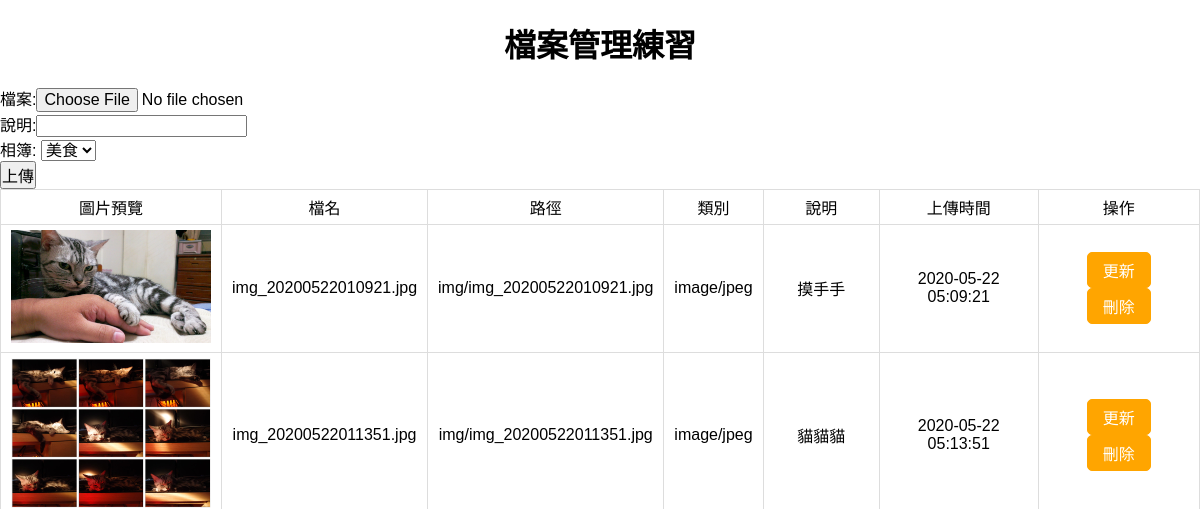
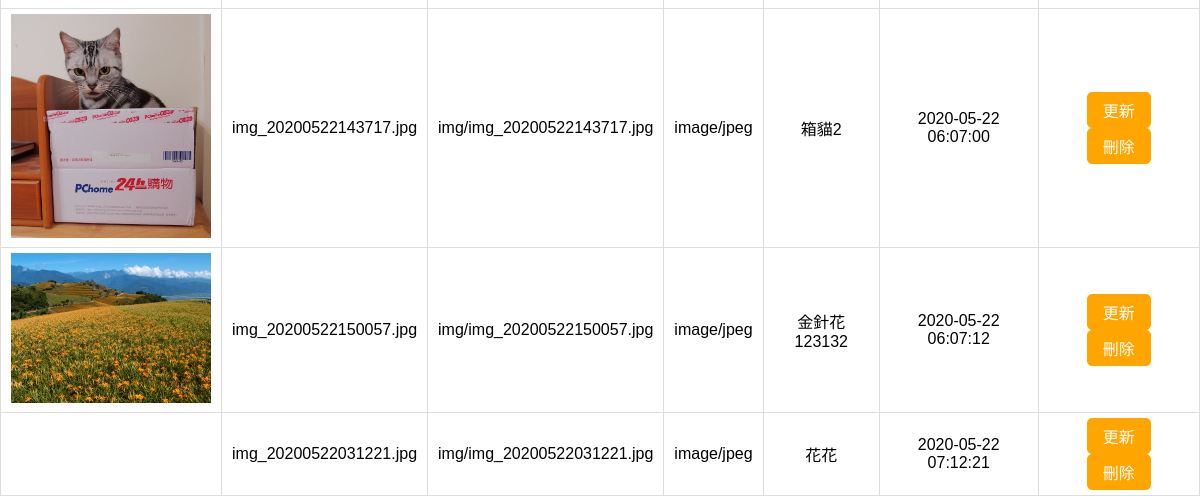
/manage.php, run on an earlier commit of the app's database (2 pictures, top to bottom).
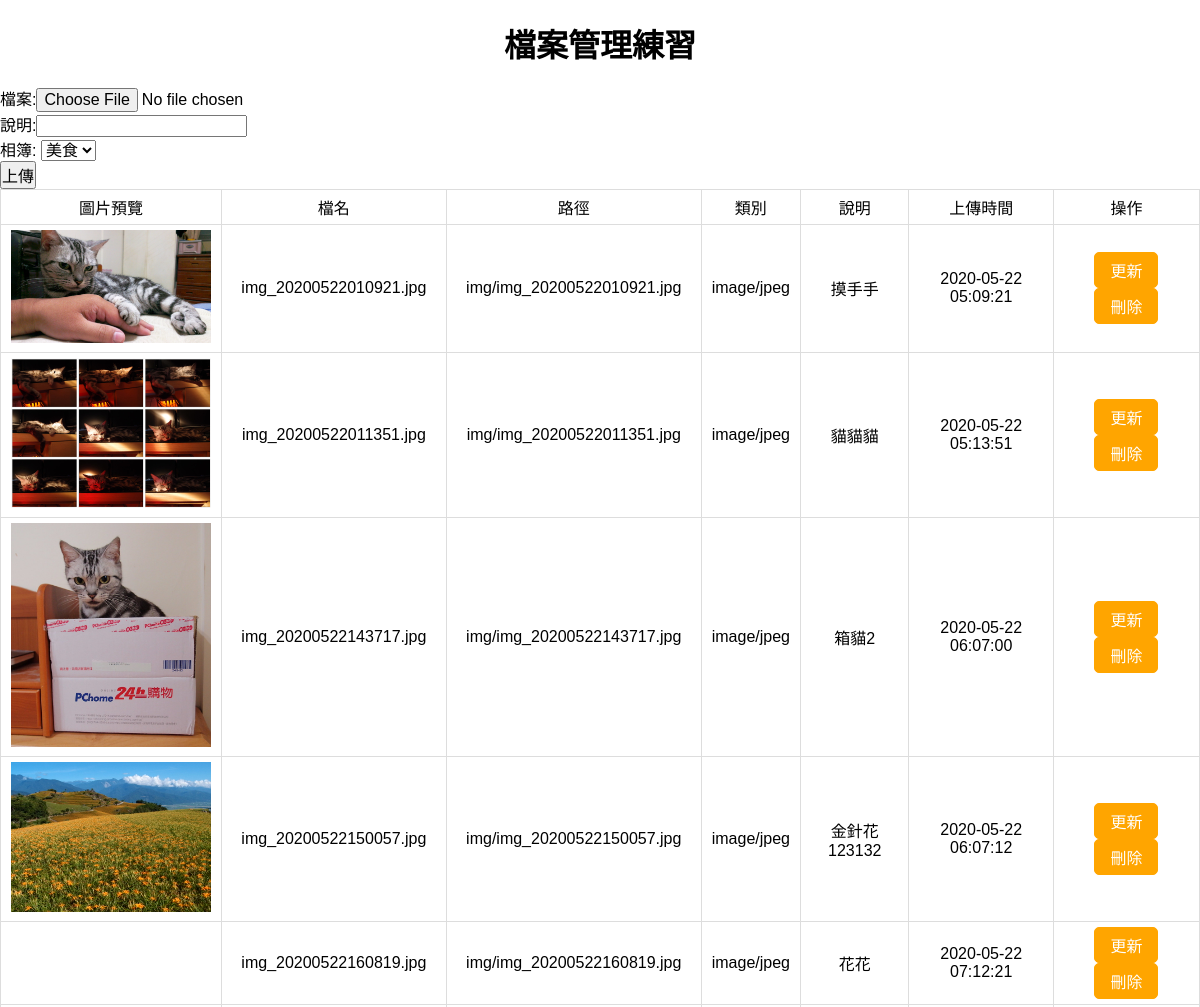
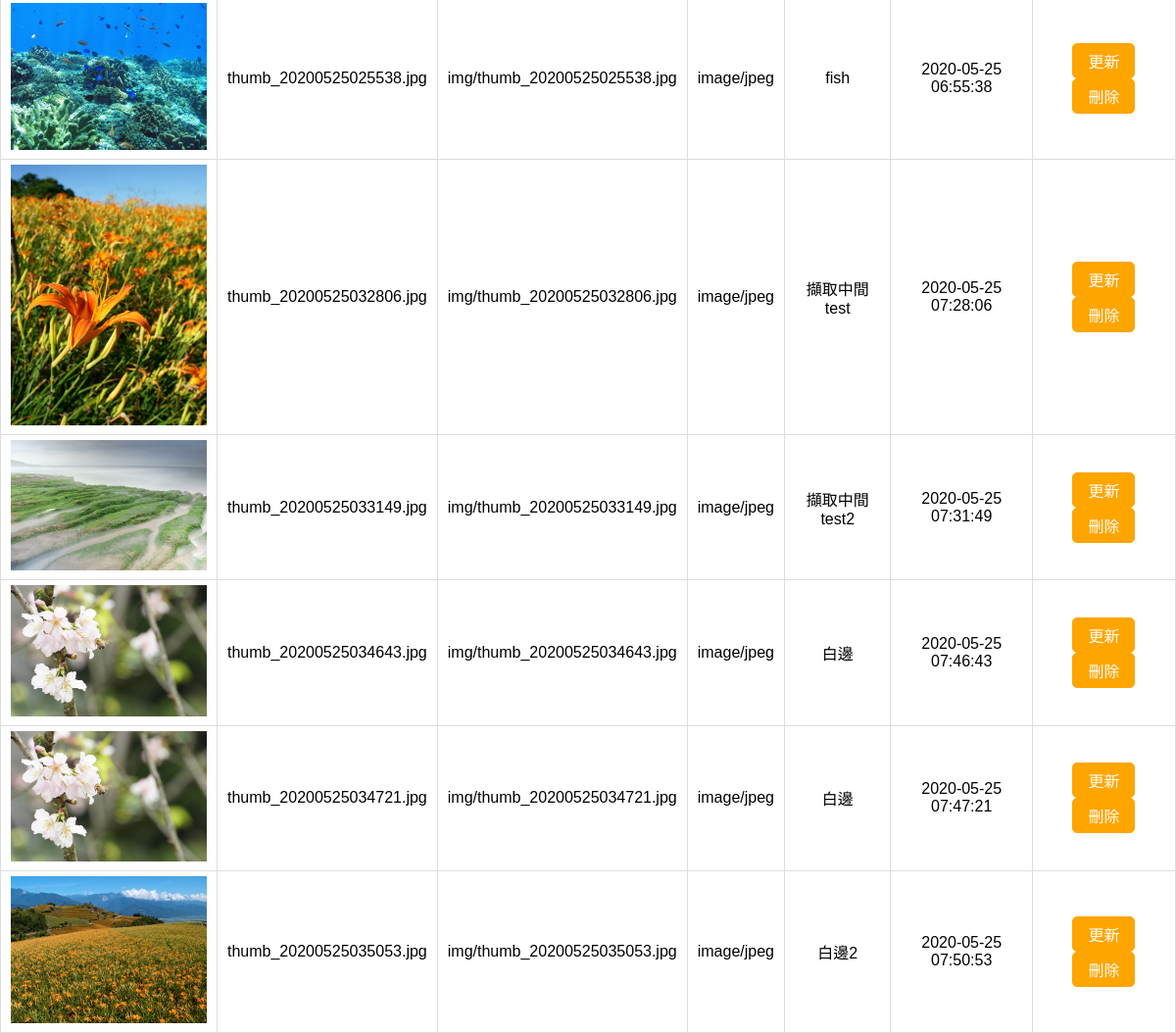
And on a later commit of the database (2 pictures, top to bottom).
### tables this page shows
CREATE TABLE `file_info` (
  `id` int(10) UNSIGNED NOT NULL,
  `filename` varchar(32) NOT NULL COMMENT '檔名',
  `type` varchar(12) NOT NULL COMMENT '圖片類型',
  `note` text NOT NULL COMMENT '描述',
  `path` varchar(128) NOT NULL COMMENT '放置位置',
  `album` int(5) UNSIGNED NOT NULL,
  `upload_time` timestamp NOT NULL DEFAULT current_timestamp() COMMENT '上傳時間'
);

### base.php (called while the page is built, shortened)
<?php
$dsn="mysql:host=localhost;chatset=utf8;dbname=file";
$pdo=new PDO($dsn,"root","");
function all($table,...$arg){
  global $pdo;
  $sql="select * from $table ";
  if(!empty($arg[2])){
    return $pdo->query($sql)->fetchAll($arg[2]);
  }else{
    return $pdo->query($sql)->fetchAll();
  }
}
?>

### manage.php (the view, shortened to what this page needs)
<?php
include_once "base.php";
?>
<!DOCTYPE html>
<html lang="en">
<head>
	<link rel="stylesheet" href="style.css">
</head>
<body>
<h1 class="header">檔案管理練習</h1>
<form action="save_file.php" method="post" enctype="multipart/form-data">
	檔案:<input type="file" name="upload" id="img"><br>
	說明:<input type="text" name="note"><br>
	相簿:
	<select name="album" id="">
		<option value="1">美食</option>
	</select><br>
	<input type="submit" value="上傳">
</form>
<table>
	<tr>
		<td>圖片預覽</td>
		<td>檔名</td>
		<td>路徑</td>
		<td>類別</td>
		<td>說明</td>
		<td>上傳時間</td>
		<td>操作</td>
	</tr>
	<?php
	$all=all('file_info');
		foreach($all as $row){
	?>
	<tr>
		<td><img src="<?=$row['path'];?>" alt="" style="width: 200px;"></td>
		<td><?=$row['filename'];?></td>
		<td><?=$row['path'];?></td>
		<td><?=$row['type'];?></td>
		<td><?=$row['note'];?></td>
		<td><?=$row['upload_time'];?></td>
		<td>
			<a class="btn" href="update_file.php?id=<?=$row['id'];?>">更新</a>
			<a class="btn" href="confirm.php?id=<?=$row['id'];?>">刪除</a>
		</td>
	</tr>
	<?php
		}
	?>
</table>
</body>
</html>

### style.css (style rules this page uses)
* { font-family: "微軟正黑體",Arial, Helvetica, sans-serif; font-size:16px; padding:0; margin:0; list-style-type: none; box-sizing: border-box; text-decoration: none; }
.header { margin:10px auto; padding:10px; text-align: center; font-size:32px; }
table { border-collapse: collapse; padding: 10px; }
table td { border: 1px solid #ddd; padding: 5px 10px; text-align: center; }
.btn { display: inline-block; padding: 5px 15px; color: #fff; background-color: orange; margin:0 5px; border-radius: 5px; border: 1px solid orange; }

What changed in the data, as far as the page shows it:
changed file_info "花花": filename "img_20200522031221.jpg" → "img_20200522160819.jpg"; path "img/img_20200522031221.jpg" → "img/img_20200522160819.jpg"
added file_info: path (picture), filename "thumb_20200525025538.jpg", path "img/thumb_20200525025538.jpg", type "image/jpeg", note "fish", upload_time "2020-05-25 06:55:38"
added file_info: path (picture), filename "thumb_20200525032806.jpg", path "img/thumb_20200525032806.jpg", type "image/jpeg", note "擷取中間test", upload_time "2020-05-25 07:28:06"
added file_info: path (picture), filename "thumb_20200525033149.jpg", path "img/thumb_20200525033149.jpg", type "image/jpeg", note "擷取中間test2", upload_time "2020-05-25 07:31:49"
added file_info: path (picture), filename "thumb_20200525034643.jpg", path "img/thumb_20200525034643.jpg", type "image/jpeg", note "白邊", upload_time "2020-05-25 07:46:43"
added file_info: path (picture), filename "thumb_20200525034721.jpg", path "img/thumb_20200525034721.jpg", type "image/jpeg", note "白邊", upload_time "2020-05-25 07:47:21"
added file_info: path (picture), filename "thumb_20200525035053.jpg", path "img/thumb_20200525035053.jpg", type "image/jpeg", note "白邊2", upload_time "2020-05-25 07:50:53"
